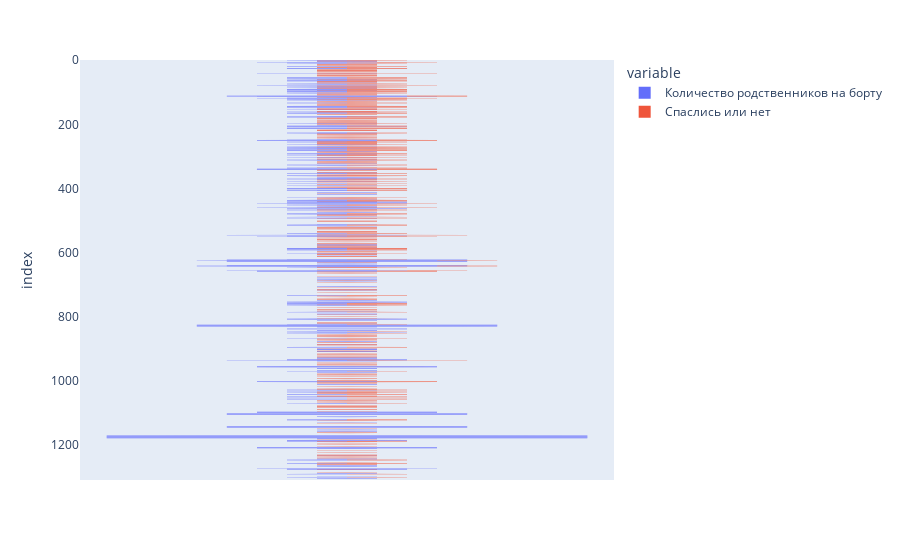

The notebook cell saved with this chart:
### Code cell
ply.plot(df[['Количество родственников на борту','Cпаслись или нет']],
         kind='funnel')

### Figure 1 — Plotly figure (JSON) as saved in the notebook; plotly's stock layout.template omitted (floating-point values rounded to 4 significant figures; data arrays with more than 128 entries replaced by an {"elided": "..."} marker saying what was removed)
{"data": [{"hovertemplate": "variable=Количество родственников на борту<br>value=%{x}<br>index=%{y}<extra></extra>", "legendgroup": "Количество родственников на борту", "marker": {"color": "#636efa"}, "name": "Количество родственников на борту", "orientation": "h", "showlegend": true, "x": {"elided": "1309 int values"}, "xaxis": "x", "y": {"elided": "1309 int values"}, "yaxis": "y", "type": "funnel"}, {"hovertemplate": "variable=Cпаслись или нет<br>value=%{x}<br>index=%{y}<extra></extra>", "legendgroup": "Cпаслись или нет", "marker": {"color": "#EF553B"}, "name": "Cпаслись или нет", "orientation": "h", "showlegend": true, "x": {"elided": "1309 int values"}, "xaxis": "x", "y": {"elided": "1309 int values"}, "yaxis": "y", "type": "funnel"}], "layout": {"xaxis": {"anchor": "y", "domain": [0.0, 1.0], "title": {"text": "value"}}, "yaxis": {"anchor": "x", "domain": [0.0, 1.0], "title": {"text": "index"}}, "legend": {"title": {"text": "variable"}, "tracegroupgap": 0}, "margin": {"t": 60}}}
